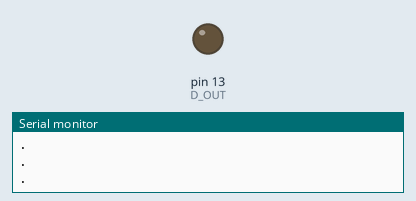
Bench run of a sketch on a simulated Arduino Uno, built with avr-gcc and run on an emulated ATmega328P. Parts: output pins drawn as LEDs (lit = HIGH), the last lines printed to the serial monitor.

Above: at 0.65 s.
At 6.75 s:
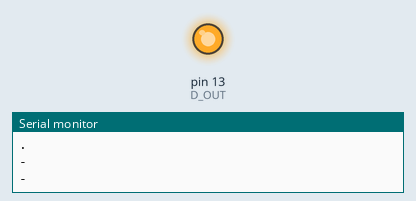
Timing chart, 0 to 7.0 s (numbered marks = the images above):
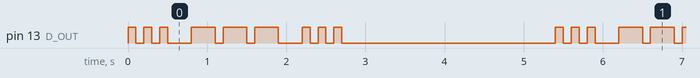

Measured:
- by itself, pin 13 (D_OUT): repeats every 5.4 s: 2 × (LOW 0.10 s, HIGH 0.10 s), LOW 0.30 s, 2 × (HIGH 0.30 s, LOW 0.10 s), HIGH 0.30 s, LOW 0.30 s, 2 × (HIGH 0.10 s, LOW 0.10 s), HIGH 0.10 s, LOW 2.7 s, HIGH 0.10 s
- by itself, everything shown: repeats every 5.4 s, in 18 steps

The sketch:

lab3_zad2.ino
```cpp
#define D_OUT 13
#define D_IN 8

int t_kropka = 100;
int t_kreska = 300;

void pikaj(char slowo[]){
  for(int i=0;i<3;i++){
    char temp = slowo[i];
    switch(temp){
      case 'S':
          for(int j=0;j<3;j++){
            digitalWrite(13, HIGH);
            Serial.println(".");
            delay(t_kropka);
            digitalWrite(13, LOW);
            delay(t_kropka);
            }
          delay(2*t_kropka);
          break;
      case 'O':
          for(int k=0;k<3;k++){
            digitalWrite(13, HIGH);
            Serial.println("-");
            delay(t_kreska);
            digitalWrite(13, LOW);
            delay(t_kropka);
            }
          delay(2*t_kropka);
          break;
    }
  }
  delay(4*t_kropka);
}

void niepikaj(){
  delay(20*t_kropka);
}

void setup() {
 pinMode(D_OUT, OUTPUT);
 pinMode(D_IN, INPUT);
 Serial.begin(9600);
}

void loop() {
  char komunikat[] = "sp";
  char slowo[] = "SOS";
  for(int i=0; i<2; i++){
    if(komunikat[i] == 's'){
       pikaj(slowo);
    }
    if(komunikat[i] == 'p'){
       niepikaj();
    }
  }
}
```
